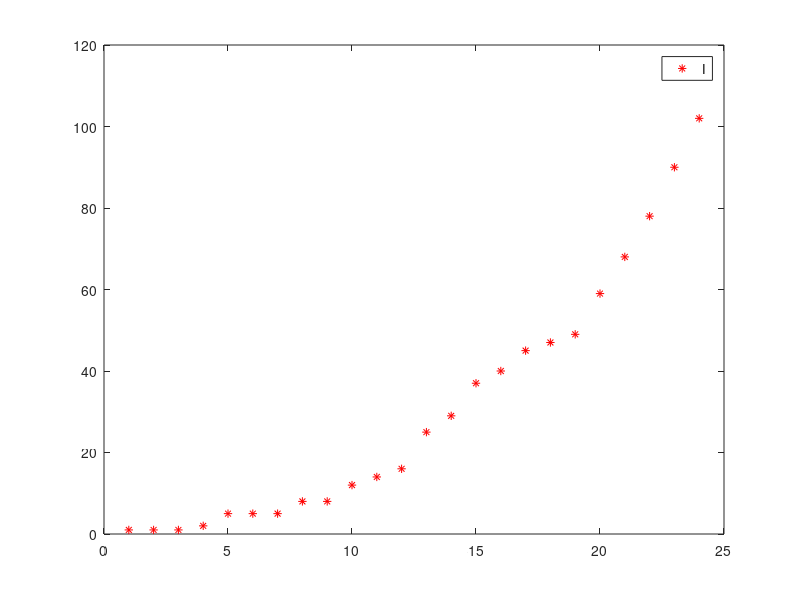

The MATLAB script that drew this image: (Note: this script raises an error after producing the figure.)
%% 源数据  
clear;clc
p24=[1,1,1,2,5,5,5,8,8,12,14,16,25,29,37,40,45,47,49,59,68,78,90,102]';
global true_i
true_i = p24;
plot(1:24,true_i,'r*')
legend('I')
hold on

%% 求参数并拟合  
lb = [0.02];  ub = [0.6];
x0 = [0.1]
[x, fval] = fmincon(@si_Obj_fun,x0,[],[],[],[],lb,ub)

T=24;
beta = 0.2072;
[~,p]=ode45(@(t,p) si_fun(t,p,beta), [1:1:T],true_i(1));
plot(1:T,p,'r-')

function f = si_Obj_fun(x)
    global true_i;
    beta = x;
    [~,p]=ode45(@(t,p) si_fun(t,p,beta), [1:1:24],true_i(1));
    f = sum((true_i -  p).^2);
end

function dp = si_fun(t,p,beta)
    N =  1400000000;
    I =  p;
    dp = beta * I * (1 - I/N);
end